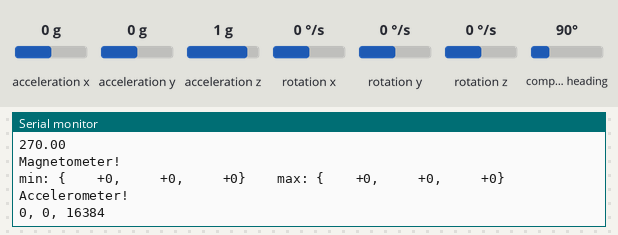
This sketch was run on a simulated Arduino Uno, built with avr-gcc and run on an emulated ATmega328P. Shown: the last lines printed to the serial monitor. The inputs (shaded band) are chosen by the test bench; at power-on: acceleration x 0 g, acceleration y 0 g, acceleration z 1 g, compass heading 90°, rotation x 0 °/s, rotation y 0 °/s, rotation z 0 °/s.

Above: at 1.2 s.
1.3 s: acceleration x set to -1.4 g
At 2.3 s:
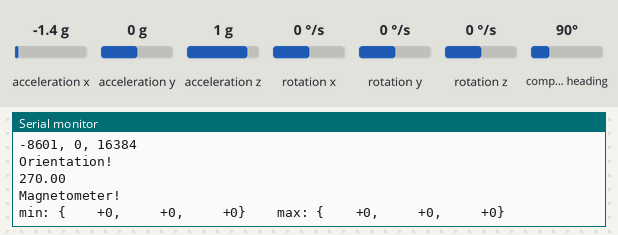
4.3 s: acceleration y set to -1.4 g
7.3 s: acceleration z set to -1.4 g
10.3 s: compass heading set to 269°
At 11.4 s:
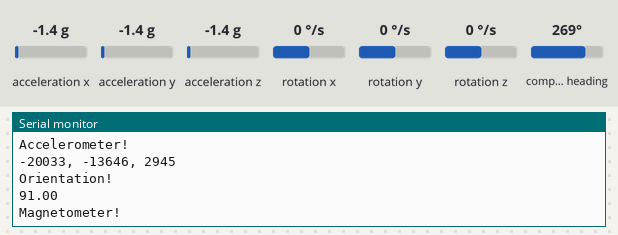
13.3 s: acceleration y set to 1.4 g
At 13.9 s:
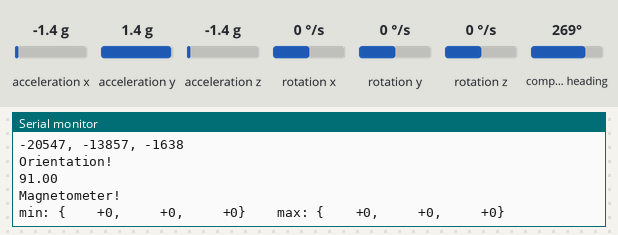
16.3 s: compass heading set to 352°
At 17.2 s:
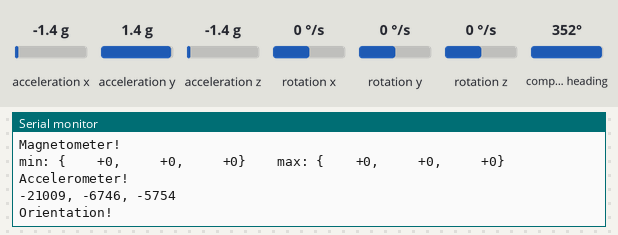
Timing chart, 0 to 19.3 s (numbered marks = the images above; inputs shaded):
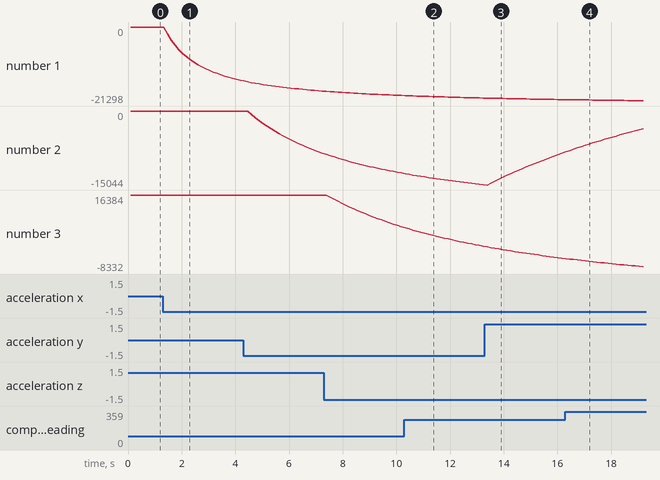

The sketch:

ManualValuesIMU.ino
```cpp
/*This script is used to calibrate the Pheeno robot's IMU. Instructions for use can be found
in the Pheeno Robot Programming Guide.*/

#include <Wire.h>
#include <LSM303.h>

LSM303 compass;
LSM303::vector<int16_t> running_min = {32767, 32767, 32767}, running_max = {-32768, -32768, -32768};

float accX = 0;
float accY = 0;
float accZ = 0;

float count = 0;

char report[80];

void setup() {
  Serial.begin(9600);
  Wire.begin();
  compass.init();
  compass.enableDefault();
}

void loop() {
  count = count + 1;
  compass.read();

  //Compass Max and Min

  running_min.x = min(running_min.x, compass.m.x);
  running_min.y = min(running_min.y, compass.m.y);
  running_min.z = min(running_min.z, compass.m.z);

  running_max.x = max(running_max.x, compass.m.x);
  running_max.y = max(running_max.y, compass.m.y);
  running_max.z = max(running_max.z, compass.m.z);

  //Acceleration Mean

  accX = (count - 1)/count * accX + 1/count * compass.a.x;
  accY = (count - 1)/count * accY + 1/count * compass.a.y;
  accZ = (count - 1)/count * accZ + 1/count * compass.a.z;


  snprintf(report, sizeof(report), "min: {%+6d, %+6d, %+6d}    max: {%+6d, %+6d, %+6d}",
    running_min.x, running_min.y, running_min.z,
    running_max.x, running_max.y, running_max.z);

  Serial.println("Magnetometer!");
  Serial.println(report);
  Serial.println("Accelerometer!");
  Serial.print(int(accX));
  Serial.print(", ");
  Serial.print(int(accY));
  Serial.print(", ");
  Serial.println(int(accZ));
  Serial.println("Orientation!");
  Serial.println(360-compass.heading());
  Serial.println();

}
```

Measured:
- after the input at 1.3 s, the serial monitor: prints a new line after 0.17 s (image 1)
- after the input at 10.3 s, the serial monitor: prints a new line after 0.21 s (image 2)
- after the input at 13.3 s, the serial monitor: prints a new line after 0.22 s (image 3)
- after the input at 16.3 s, the serial monitor: prints a new line after 0.19 s (image 4)
- plotted number 1: 0 → -15291 after the input at 1.3 s
- plotted number 2: 0 → -8545 after the input at 4.3 s, -14958 → -8601 after the input at 13.3 s
- plotted number 3: 16384 → 5861 after the input at 7.3 s
